Frame 1 (no input): blank canvas, image omitted
Frame 60 (the mouse pressed at the canvas centre just before this capture): blank canvas, image omitted
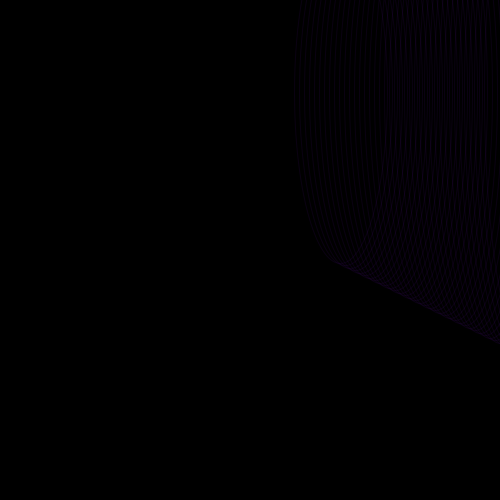
Frame 120 (the mouse held since frame 60 and released just before this capture)

The Processing sketch whose frames 1 and 60 were blank and that drew this single picture after the mouse press (run headless with seeded random() and noise(); from frame 60 on, the mouse is pressed at the canvas centre):

// Processing sketch: Elipses_doidas
// ── Elipses_doidas.pde
float px,py;

void setup (){
  
  size (500,500);
  background(0);
  smooth();
  stroke(255);
  noFill();
  px=random(1000);
  py=random(1000);
  
}

void draw(){
  //background(0);
  
  if (px>1000){
    
    println("ACIMA DE 500");
    px=random(1000); 
    py=random(1000);
    stroke(random(255),random(255),random(255),random(20,90));
    
  } 
  
    else {
      
    println(px);
    
    }
  
  px+=5;
  ellipse(px,py,py,px);
}
